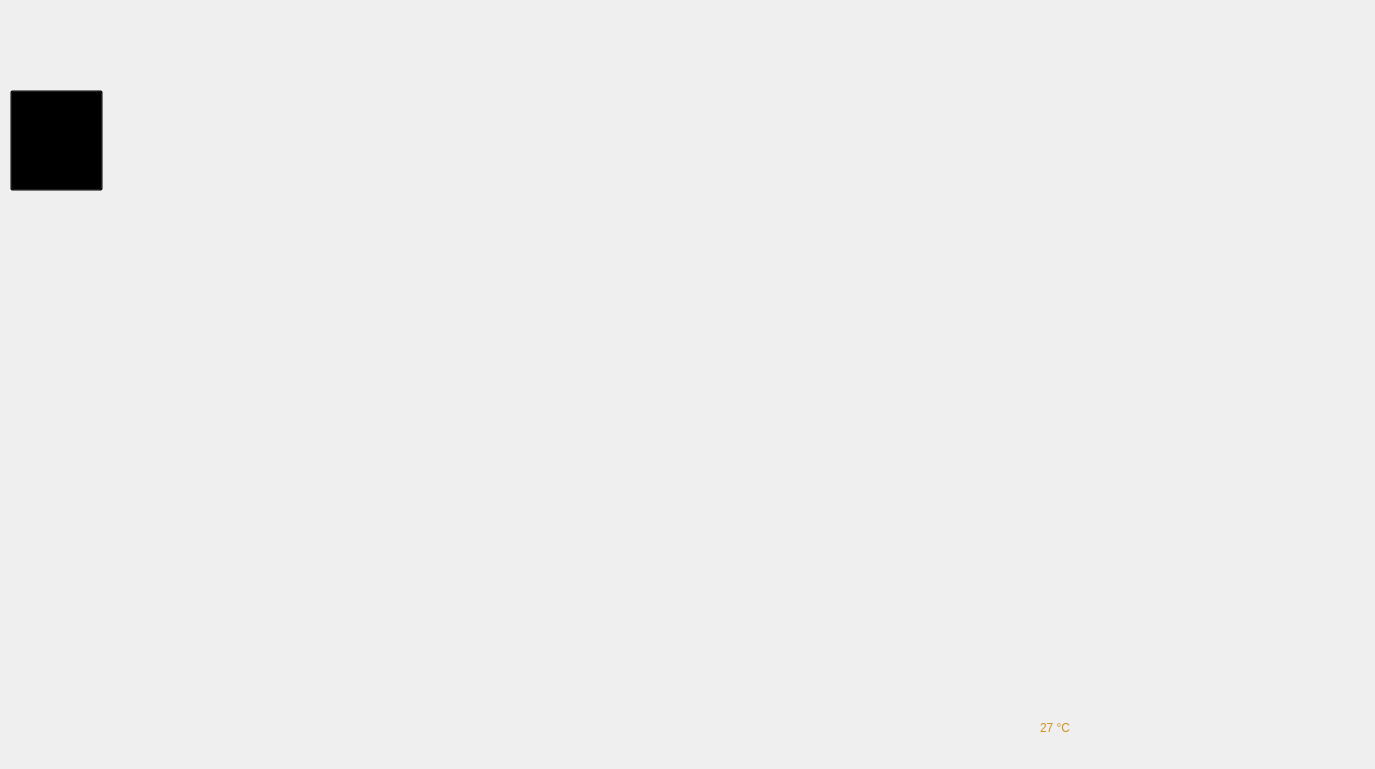
    <widget class="QWidget" name="Info_travas">
     <widget class="QLabel" name="fundo6">
      <property name="geometry">
       <rect>
        <x>0</x>
        <y>0</y>
        <width>1366</width>
        <height>760</height>
       </rect>
      </property>
      <property name="text">
       <string/>
      </property>
      <property name="pixmap">
       <pixmap>../Projeto_design/Fundo6.png</pixmap>
      </property>
     </widget>
     <widget class="QPushButton" name="Voltar_sit_travas">
      <property name="geometry">
       <rect>
        <x>10</x>
        <y>90</y>
        <width>93</width>
        <height>101</height>
       </rect>
      </property>
      <property name="styleSheet">
       <string notr="true">background-color:transparent;
</string>
      </property>
      <property name="text">
       <string/>
      </property>
     </widget>
     <widget class="QLabel" name="info_t_p_dia">
      <property name="geometry">
       <rect>
        <x>104</x>
        <y>348</y>
        <width>60</width>
        <height>60</height>
       </rect>
      </property>
      <property name="text">
       <string/>
      </property>
      <property name="pixmap">
       <pixmap>../Projeto_design/green_circle.png</pixmap>
      </property>
      <property name="scaledContents">
       <bool>true</bool>
      </property>
     </widget>
     <widget class="QLabel" name="info_t_p_tras">
      <property name="geometry">
       <rect>
        <x>105</x>
        <y>450</y>
        <width>60</width>
        <height>60</height>
       </rect>
      </property>
      <property name="text">
       <string/>
      </property>
      <property name="pixmap">
       <pixmap>../Projeto_design/green_circle.png</pixmap>
      </property>
      <property name="scaledContents">
       <bool>true</bool>
      </property>
     </widget>
     <widget class="QLabel" name="info_t_mala">
      <property name="geometry">
       <rect>
        <x>707</x>
        <y>297</y>
        <width>60</width>
        <height>60</height>
       </rect>
      </property>
      <property name="text">
       <string/>
      </property>
      <property name="pixmap">
       <pixmap>../Projeto_design/green_circle.png</pixmap>
      </property>
      <property name="scaledContents">
       <bool>true</bool>
      </property>
     </widget>
     <widget class="QLabel" name="info_t_capo">
      <property name="geometry">
       <rect>
        <x>707</x>
        <y>398</y>
        <width>60</width>
        <height>60</height>
       </rect>
      </property>
      <property name="text">
       <string/>
      </property>
      <property name="pixmap">
       <pixmap>../Projeto_design/green_circle.png</pixmap>
      </property>
      <property name="scaledContents">
       <bool>true</bool>
      </property>
     </widget>
     <widget class="QLabel" name="info_t_vidros">
      <property name="geometry">
       <rect>
        <x>105</x>
        <y>246</y>
        <width>60</width>
        <height>60</height>
       </rect>
      </property>
      <property name="text">
       <string/>
      </property>
      <property name="pixmap">
       <pixmap>../Projeto_design/green_circle.png</pixmap>
      </property>
      <property name="scaledContents">
       <bool>true</bool>
      </property>
     </widget>
     <widget class="QLabel" name="exibe_temp_inf_trv">
      <property name="geometry">
       <rect>
        <x>1040</x>
        <y>713</y>
        <width>60</width>
        <height>30</height>
       </rect>
      </property>
      <property name="styleSheet">
       <string notr="true">color: #cf9120;
font: 75 20pt &quot;Agency FB&quot;;</string>
      </property>
      <property name="text">
       <string>27 °C</string>
      </property>
     </widget>
     <widget class="QLabel" name="hora_info_trv">
      <property name="geometry">
       <rect>
        <x>680</x>
        <y>670</y>
        <width>110</width>
        <height>30</height>
       </rect>
      </property>
      <property name="styleSheet">
       <string notr="true">color:#cf9120;
font: 75 20pt &quot;Agency FB&quot;;</string>
      </property>
      <property name="text">
       <string/>
      </property>
     </widget>
     <widget class="QLabel" name="data_info_trv">
      <property name="geometry">
       <rect>
        <x>680</x>
        <y>713</y>
        <width>110</width>
        <height>30</height>
       </rect>
      </property>
      <property name="styleSheet">
       <string notr="true">color:#cf9120;
font: 75 20pt &quot;Agency FB&quot;;</string>
      </property>
      <property name="text">
       <string/>
      </property>
     </widget>
    </widget>
